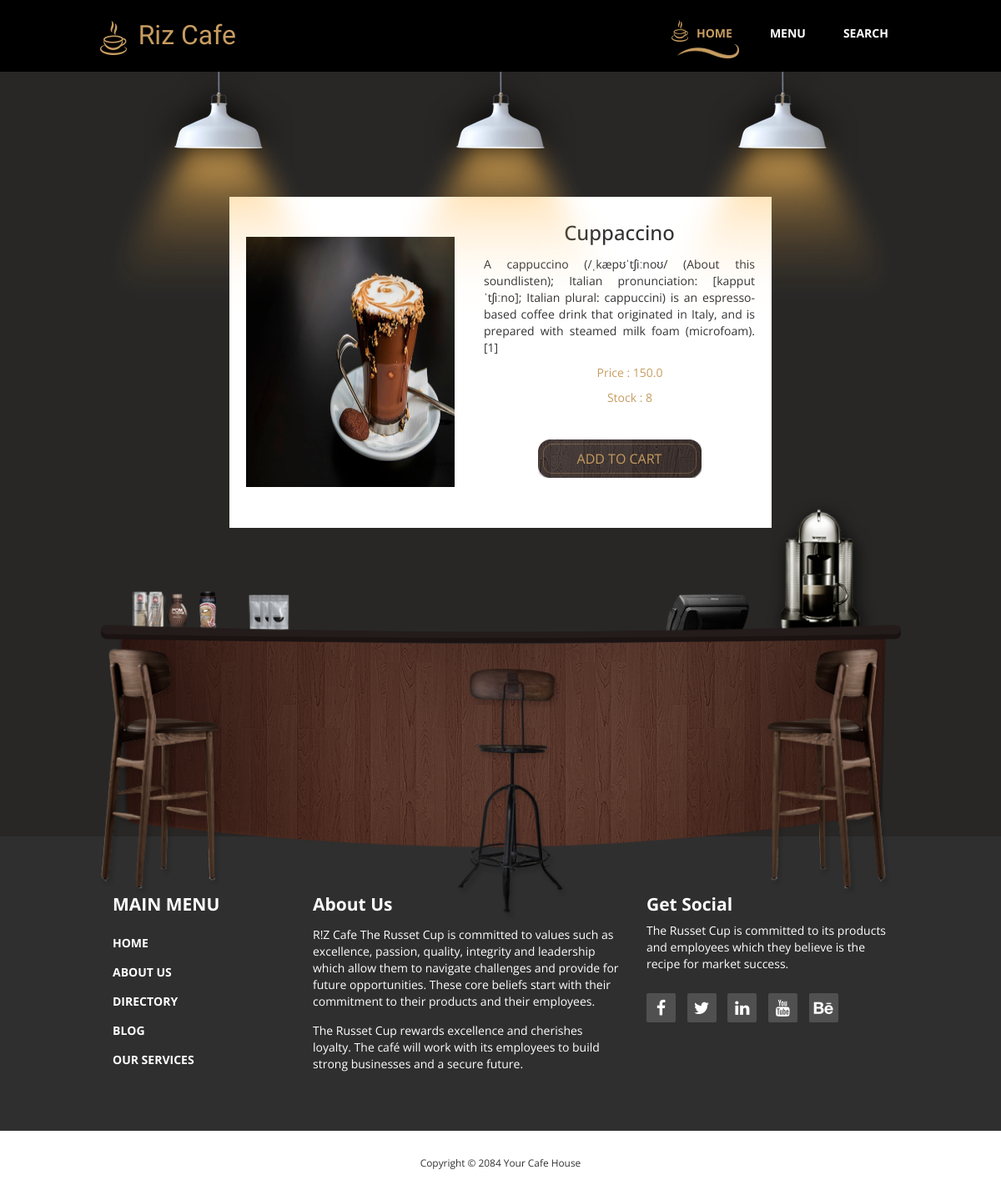
/coffee/cuppaccino, run on the app's committed database.
### CafeApp/models.py (models this page shows, shortened)
class Products(models.Model):
    pname = models.CharField(max_length=250, unique=True)
    pslug = models.SlugField(max_length=250, unique=True)
    pcategory = models.ForeignKey(Category, on_delete=models.CASCADE)
    pprice = models.FloatField()
    pimg = models.ImageField(upload_to='picture')
    pdes = models.TextField()
    pstock = models.IntegerField()
    pavailable = models.BooleanField()

### CafeApp/views.py (the view)
# urls.py: path('<slug:cslug>/<slug:pslug>', views.Display, name='Display'),
def Display(request, cslug, pslug):
    try:
        prod = Products.objects.filter(pcategory__cslug=cslug, pslug=pslug)
    except Exception as e:
        raise e
    return render(request, 'details.html', {'pr': prod})

### AppCart/context_processor.py (called while the page is built)
def count(request):
    items_count = 0
    if 'admin' in request.path:
        return {}
    else:
        try:
            if request.user.is_authenticated:
                ct = CartList.objects.filter(user=request.user)
                cti = Items.objects.all().filter(cart=ct[:1])
                for c in cti:
                    items_count += c.iquan
        except CartList.DoesNotExist:
            items_count = 0
        return dict(itc=items_count)

### Templates/details.html (shortened to what this page needs)
{% extends 'base.html' %}
{% load static %}
{% block content %}
    <section class="tm-welcome-section">
      <div class="container tm-position-relative">
        <div class="tm-lights-container">
          <img src="{% static 'img/light.png' %}" alt="Light" class="light light-1">
          <img src="{% static 'img/light.png' %}" alt="Light" class="light light-2">
          <img src="{% static 'img/light.png' %}" alt="Light" class="light light-3">
        </div>
        <div class="row tm-welcome-content">
                {% for p in pr %}
              <div class="tm-product">
                <img src="{{p.pimg.url}}" height="300px" width="250px" alt="Product">
                <div class="tm-product-text">
                  <h3 class="tm-product-title">{{p.pname}}</h3>
                  <p class="tm-product-description">{{p.pdes}}</p>
                    <p class="tm-section-header gold-text tm-handwriting-font>Price">Price :  {{p.pprice}}</p>
                    <p class="tm-section-header gold-text tm-handwriting-font>Price">Stock : {{p.pstock}}</p>
                    {% if p.pstock <= 0 %}
                    <h1 style="color:red">SORRY NO STOCK</h1>
                    {% else %}
                     <a href="{% url 'add' p.id %}" class="tm-more-button tm-more-button-welcome">Add To Cart</a>
                    {% endif %}
                </div>
              </div>
                {% endfor %}
        </div>
        <img src="{% static 'img/table-set.png' %}" alt="Table Set" class="tm-table-set img-responsive">
      </div>
    </section>
{% endblock %}

### static/css/templatemo-style.css (style rules this page uses)
body { overflow-x: hidden; }
* { font-family: 'Open Sans', sans-serif; }
.container { max-width: 960px; }
.tm-welcome-section { background: #282726; text-align: center; }
.gold-text { color: #c79c60; }
.tm-welcome-content { margin: 150px auto 350px; max-width: 650px; }
.tm-more-button-welcome { margin: 40px auto; }
.tm-more-button { display: -webkit-box; display: -webkit-flex; display: -ms-flexbox; display: flex; -webkit-box-pack: center; -webkit-justify-content: center; -ms-flex-pack: center; justify-content: center; -webkit-box-align: center; -webkit-align-items: center; -ms-flex-align: center; align-items: center; background-image: url(../img/tm-brown-button.png); width: 196px; height: 46px; text-transform: uppercase; font-size: 16px; color: #c79c60; -webkit-transition: all 0.3s ease; transition: all 0.3s ease; }
.tm-position-relative { position: relative; }
.tm-table-set { position: absolute; bottom: -100px; left: 0; }
.tm-lights-container { position: absolute; top: 0; left: 0; display: -webkit-box; display: -webkit-flex; display: -ms-flexbox; display: flex; -webkit-box-pack: justify; -webkit-justify-content: space-between; -ms-flex-pack: justify; justify-content: space-between; width: 100%; }
.tm-section-header { width: 350px; }
.tm-product { margin-right: 0; margin-left: auto; max-width: 652px; display: -webkit-box; display: -webkit-flex; display: -ms-flexbox; display: flex; -webkit-box-pack: justify; -webkit-justify-content: space-between; -ms-flex-pack: justify; justify-content: space-between; -webkit-box-align: center; -webkit-align-items: center; -ms-flex-align: center; align-items: center; background-color: white; padding: 20px; }
.tm-product-text { max-width: 325px; }
.tm-product-title { margin-top: 0; margin-bottom: 15px; -webkit-transition: all 0.3s ease; transition: all 0.3s ease; }
.tm-product-description { margin-bottom: 0; text-align: justify; }
.tm-product { cursor: pointer; margin-bottom: 20px; }

### data on the page
Products: pimg (picture), pname "Cuppaccino", pdes "A cappuccino (/ˌkæpʊˈtʃiːnoʊ/ (About this soundlisten); Italian pronunciation: [kapputˈtʃiːno]; Italian plural: cappuccini) is an espresso-based coffee drink that originated in Italy, and is prepared with steamed milk foam (microfoam).[1]", pprice "150.0", pstock "8"
